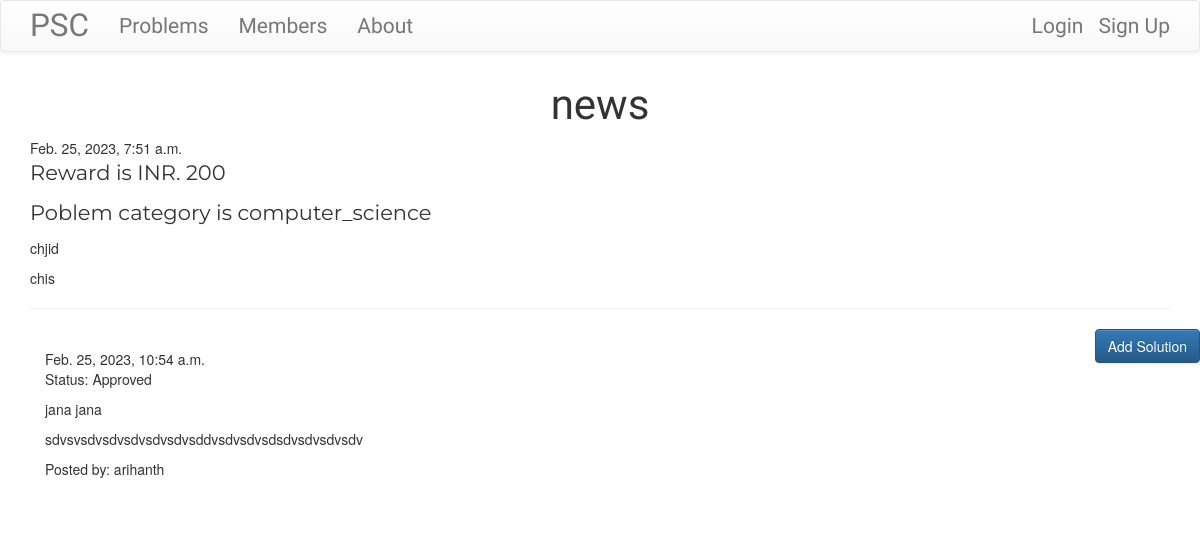
The app's page /problems/problem/5 with its own data.
### problems/models.py (models this page shows, shortened)
class Problem(models.Model):
    problem_type_choices = (
        ('c','Confidential'),
        ('sc','Semi-confidential'),
        ('p','Public')
    )
    problem_category_choices = (
        ('agriculture','Agriculture'),
        ('computer_science','Computer Science'),
        ('social_studies','Social Studies'),
        ('environment','Environmental Science'),
        ('mathematics','Mathematics'),
        ('engineering','Engineering'),
        ('physics','physics'),
        ('chemistry','chemistry'),
        ('other','Other')
    )
    author = models.ForeignKey('accounts.CustomUser', on_delete=models.CASCADE)
    title = models.CharField(max_length=200)
    problem_category = models.CharField(choices=problem_category_choices, max_length=50, default='other', verbose_name="Category of the problem")
    problem_brief = models.TextField()
    problem_reward = models.IntegerField(verbose_name='Prize money for providing the solution ')
    problem_description = models.TextField()
    created_date = models.DateTimeField(default=timezone.now)
    published_date = models.DateTimeField(blank=True, null=True)

class Solution(models.Model):
    problem = models.ForeignKey('problems.Problem', related_name='solutions', on_delete=models.CASCADE) # this line connects each solution to an actual problem
    author = models.ForeignKey('accounts.CustomUser', on_delete=models.CASCADE)
    solution_title = models.CharField(max_length=50, verbose_name="Solution title")
    solution_brief = models.TextField()
    created_date = models.DateTimeField(default=timezone.now)
    approved_solution = models.BooleanField(default=False)
    rejected_solution = models.BooleanField(default=False)
    class Meta:
        verbose_name = "Solution"
        verbose_name_plural = "Solutions"

### accounts/models.py (models this page shows)
class CustomUser(AbstractBaseUser, PermissionsMixin):
    user_type_choices = (
        ('ps','Problem Solver'),
        ('pp','Problem Provider')
        )
    user_type = models.CharField(max_length=5, choices=user_type_choices, default='pp', verbose_name="Who you are? ")
    username = models.CharField(max_length=50, verbose_name="Your username ", unique=True)
    email = models.EmailField(max_length=50, unique=True, blank=False, verbose_name="Your Email ")
    is_active = models.BooleanField(default=True) # anyone who signs up for thsi application is by default an active user
    is_admin = models.BooleanField(default=False)
    is_staff = models.BooleanField(default=False)
    is_superuser = models.BooleanField(default=False) # the person who has highest level of control over database
    objects = CustomUserManager()
    REQUIRED_FIELDS = ['user_type','email']
    USERNAME_FIELD = 'username'
    EMAIL_FIELD = 'email'

### problems/views.py (the view)
# urls.py: path("problem/<int:pk>", views.ProblemDetailView.as_view(), name="problem_detail"),
class ProblemDetailView(DetailView):
    model = Problem
    template_name = "problem_detail.html"

### problems/templates/problems/problem_detail.html (shortened to what this page needs)
{% extends 'base.html' %}
{% load static %}
{% block content %}
    <h1 class="posttitle loader"> {{problem.title}} </h1>
    {% if problem.published_date %}
        {{problem.published_date}}
    {% else %}
        <a class="btn btn-default" href="{% url 'problems:problem_publish' pk=problem.pk %}"> Publish </a>
    {% endif %}
    <p class="postcontent"> Reward is INR. {{problem.problem_reward}} </p>
    <p class="postcontent"> Poblem category is {{problem.problem_category}} </p>
    <p class="postcontent"> {{problem.problem_brief|safe|linebreaksbr}} </p>
    <p class="postcontent"> {{problem.problem_description|safe|linebreaksbr}} </p>
    <hr>
    <a href="{% url 'problems:add_solution' pk=problem.pk %}" class="btn btn-primary btn-comment"> Add Solution</a>
    <div class="container">
        {% for solution in problem.solutions.all %}
        <br>
            {% if user.is_authenticated and solution.rejected_solution == False or solution.approved_solution and solution.rejected_solution == False %}
                {{solution.created_date}}
                {% if solution.approved_solution %}
                <p> Status: Approved </p>
                {% else %}
                <p> Status: Rejected </p>
                {% endif %}
                <p> {{solution.solution_title|safe|linebreaks}}</p>
                <p> {{solution.solution_brief|safe|linebreaks}}</p>
                <p> Posted by: {{solution.author}} </p>
            {% endif %}
            {% empty %}
            <p> No Solution </p>
        {% endfor %}
    </div>
{% endblock content %}

### static/problem_solvers_centre/css/master.css (style rules this page uses)
.posttitle { font-family: 'Russo One',sans-serif; font-size: 3em; text-align: center; }
.postcontent { font-family: 'Montserrat'; font-size: 1.5em; }
.btn-comment { position: absolute; right: 0px; }
.loader { filter:hue-rotate(0deg); color:linear-gradient(45deg,#0f8,#08f); animation:hue 10000ms infinite linear; }

### records on screen
Problem: title "news", published_date "Feb. 25, 2023, 7:51 a.m.", problem_reward "200", problem_category "computer_science", problem_brief "chjid", problem_description "chis"
Solution: created_date "Feb. 25, 2023, 10:54 a.m.", approved_solution "Status: Approved", solution_title "jana jana", solution_brief "sdvsvsdvsdvsdvsdvsdvsddvsdvsdvsdsdvsdvsdvsdv", author "arihanth"
